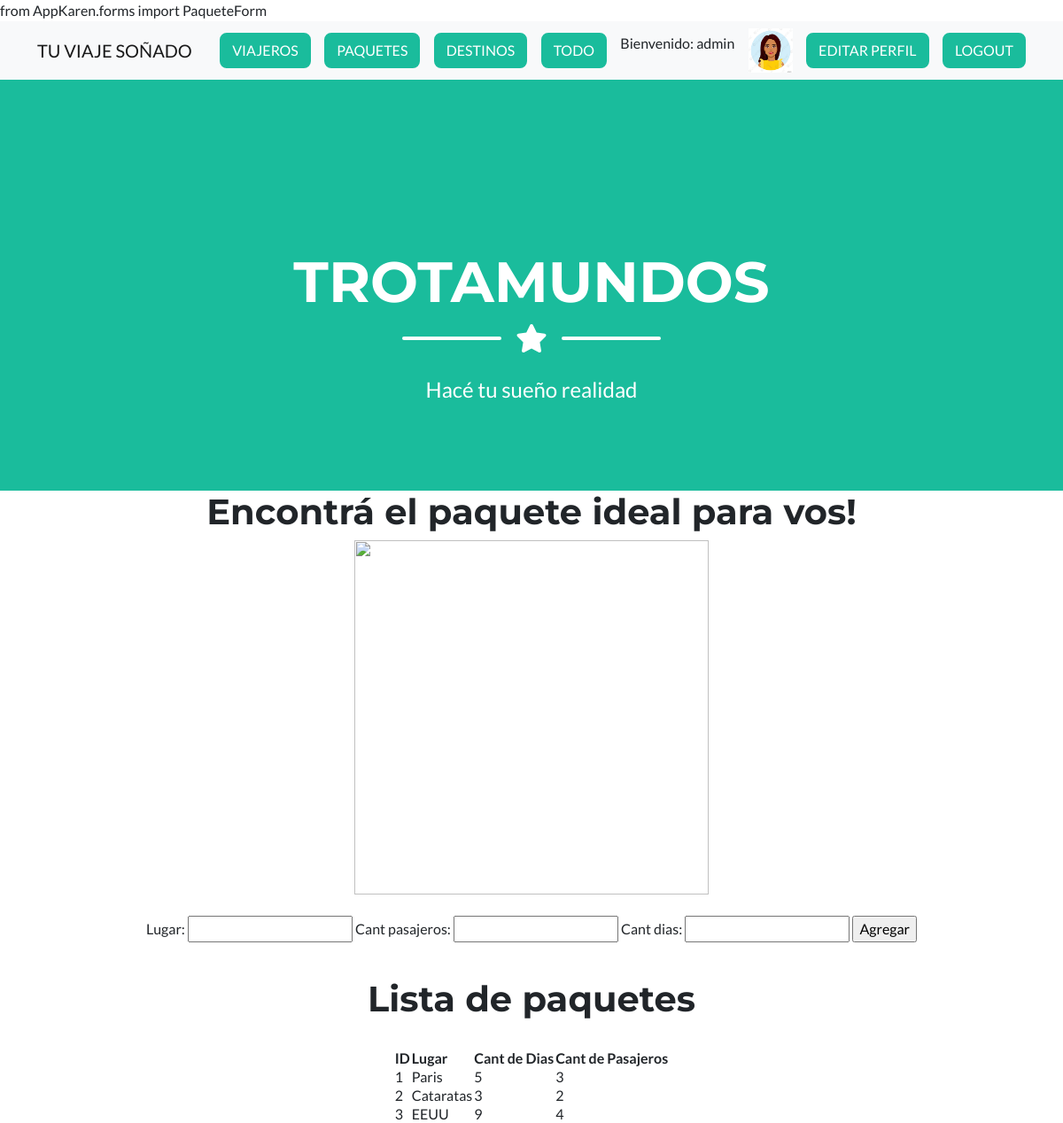
Page /AppKaren/paquetes/ (signed in) on the committed database.
### AppKaren/models.py (models this page shows, shortened)
class Paquete(models.Model):
    lugar= models.CharField(max_length=50)
    cant_pasajeros= models.CharField(max_length=50)
    cant_dias= models.CharField(max_length=20)

### AppKaren/views.py (the view)
# urls.py: path("paquetes/", paquetes, name="paquetes"),
def paquetes(request):
    if request.method =="POST":
        form = PaqueteForm(request.POST)
        if form.is_valid():
            paquete = Paquete()
            paquete.lugar = form.cleaned_data["lugar"]
            paquete.cant_dias = form.cleaned_data["cant_dias"]
            paquete.cant_pasajeros = form.cleaned_data["cant_pasajeros"]
            paquete.save()
            form = PaqueteForm()
    else:
        form = PaqueteForm()
    paquetes = Paquete.objects.all()
    avatar= Avatar.objects.filter(user=request.user.id)[0].imagen.url
    return render(request, "AppKaren/paquetes.html", {"paquetes": paquetes, "form": form,"avatar":avatar})

### AppKaren/forms.py
class PaqueteForm(forms.Form):
    lugar= forms.CharField(max_length=50)
    cant_pasajeros= forms.CharField(max_length=50)
    cant_dias= forms.CharField()

### AppKaren/templates/AppKaren/paquetes.html (shortened to what this page needs)
{% extends "AppKaren/padre.html" %}
{% load static %}
{% block contenido_que_cambia %}
{% block titulo %}
<center><h1>Encontrá el paquete ideal para vos!</h1>
<img src="https://img.freepik.com/vector-premium/icono-equipaje-turismo-aventura-viajes-diseno-decorativo-viaje-maleta-equipaje-viajero-vector-moderno-dibujos-animados-plana_275421-255.jpg?w=2000" alt="" width="400" height="400"></center>
<br>
{% endblock %}
<center><form action="" method="post">
    {{form}}
    <input type="submit" value="Agregar">
</form></center>
<br>
<center><h1> Lista de paquetes</h1></center>
<center><table>
    <thead>
        <th>ID</th>
        <th>Lugar</th>
        <th>Cant de Dias</th>
        <th>Cant de Pasajeros</th>
    </thead>
    <tbody>
        {% for paquete in paquetes %}
        <tr>
            <td>
                {{paquete.id}}
            </td>
            <td>
                {{paquete.lugar}}
            </td>
            <td>
                {{paquete.cant_dias}}
            </td>
            <td>
                {{paquete.cant_pasajeros}}
            </td>
            {% endfor %}
            <br>
    </tbody>
<table></center>
{% endblock %}

### AppKaren/templates/AppKaren/padre.html (shortened to what this page needs)
<!DOCTYPE html>
<html lang="en">
    <head>
        {% load static %}
        <nav class="navbar navbar-light bg-light static-top">
            <div class="container">
                <a class="navbar-brand" href="{% url 'inicioApp' %}">TU VIAJE SOÑADO</a>
                {% if user.is_authenticated %}
                <a class="btn btn-primary" href="{% url 'viajeros' %}">VIAJEROS</a>
                <a class="btn btn-primary" href="{% url 'paquetes' %}">PAQUETES</a>
                <a class="btn btn-primary" href="{% url 'destinos' %}">DESTINOS</a>
                <a class="btn btn-primary" href="{% url 'todo' %}">TODO</a>
                <p>Bienvenido: {{ user.username }}</p>
                <img src="{{ avatar }}" alt="Avatar" style="width:50px;height:50px;"/>
                <a class="btn btn-primary" href="{% url 'editarPerfil' %}">EDITAR PERFIL</a>
                <a class="btn btn-primary" href="{% url 'logout' %}">LOGOUT</a>
                {% else %}
                <a class="btn btn-primary" href="{% url 'login' %}">LOGIN</a>
                <a class="btn btn-danger" href="{% url 'register' %}">REGISTER</a>
                {% endif %}
            </div>
        </nav>
        <link href="{% static 'AppKaren/css/styles.css' %}" rel="stylesheet" />
    </head>
    <body id="page-top">
        <header class="masthead bg-primary text-white text-center">
            <div class="container d-flex align-items-center flex-column">
                <h1 class="masthead-heading text-uppercase mb-0">Trotamundos</h1>
                <div class="divider-custom divider-light">
                    <div class="divider-custom-line"></div>
                    <div class="divider-custom-icon"><i class="fas fa-star"></i></div>
                    <div class="divider-custom-line"></div>
                </div>
                <p class="masthead-subheading font-weight-light mb-0">Hacé tu sueño realidad</p>
            </div>
        </header>
        {% block contenido_que_cambia %}
            {% endblock %}

### rows in the picture
Paquete: id "1", lugar "Paris", cant_dias "5", cant_pasajeros "3"
Paquete: id "2", lugar "Cataratas", cant_dias "3", cant_pasajeros "2"
Paquete: id "3", lugar "EEUU", cant_dias "9", cant_pasajeros "4"

### other values in the picture
{{ user.username }} "admin"
